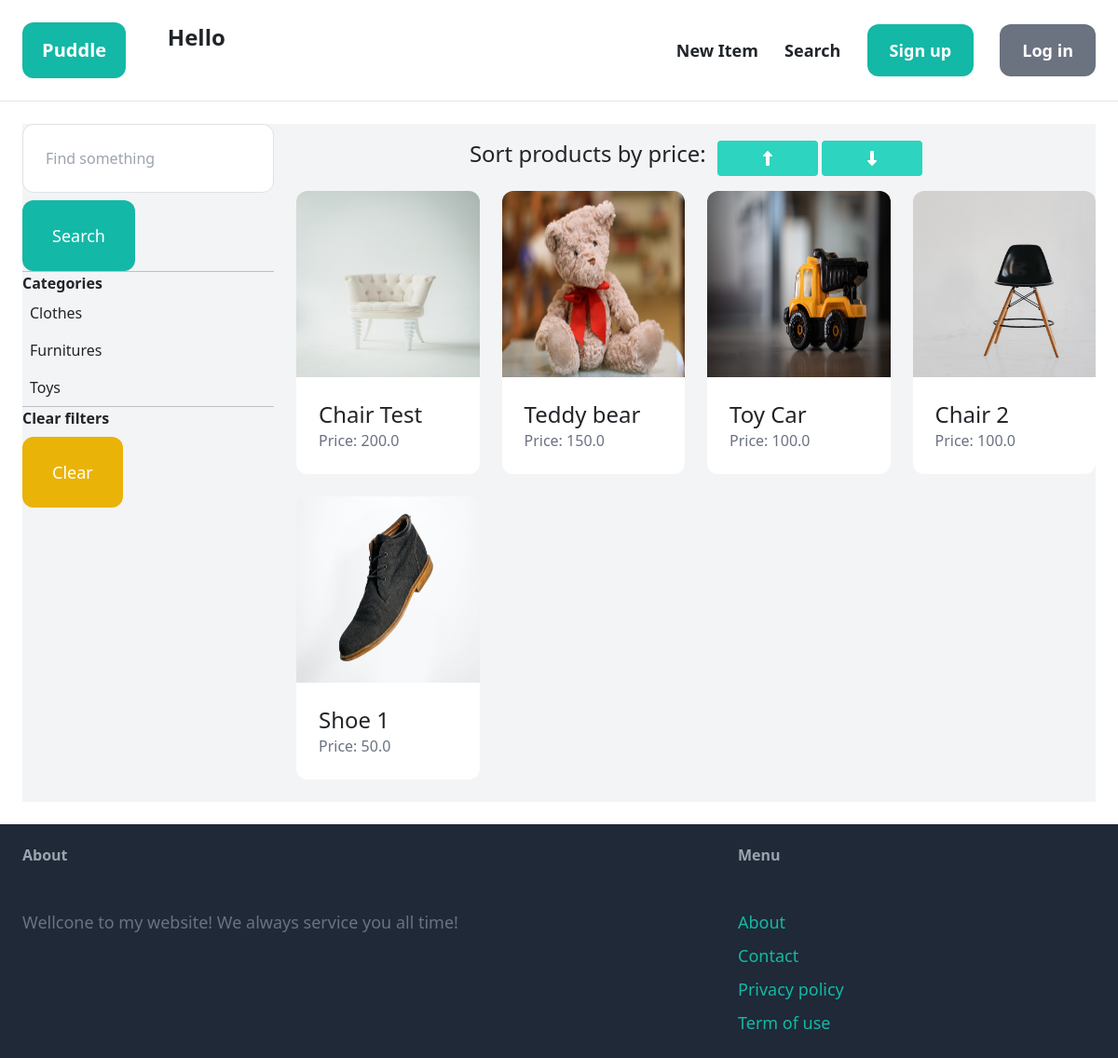
Page /items/ on the earlier database version.
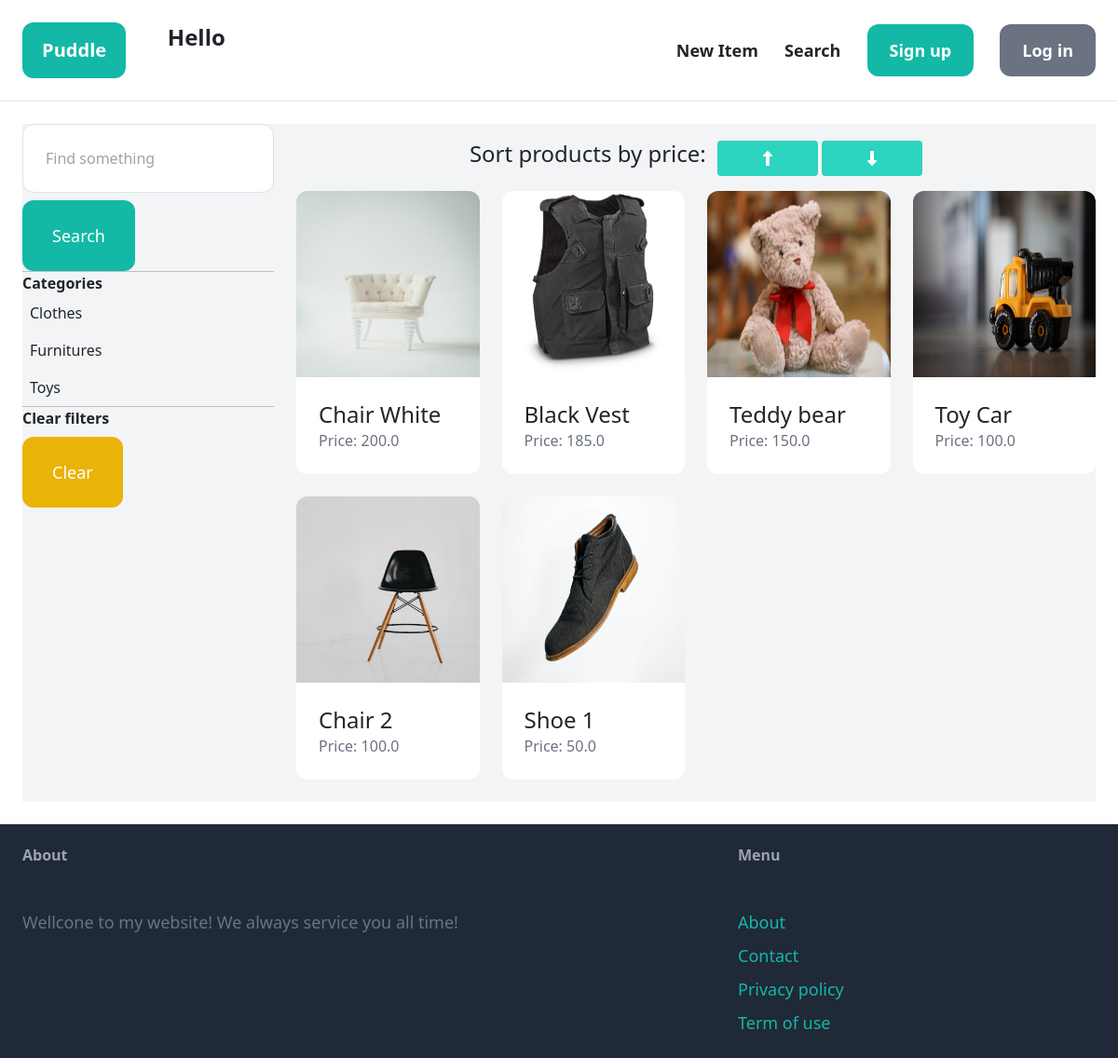
Same page on the later database version.
### item/models.py (models this page shows, shortened)
class Category(models.Model):
    name = models.CharField(max_length=255)
    class Meta:
        ordering = ('name',) # Sắp xếp theo tên
        verbose_name_plural = 'Categories' # Thay đổi lại tên hiển thị trong adminpage

class Item(models.Model):
    category = models.ForeignKey(Category, related_name='items' ,on_delete=models.CASCADE)
    name = models.CharField(max_length=255)
    description = models.TextField(blank=True , null=True)
    price = models.FloatField()
    is_sold = models.BooleanField(default=False)
    image = models.ImageField(upload_to='items_image', blank=True,null=True)
    created_by = models.ForeignKey(User , related_name='items',on_delete=models.CASCADE)
    created_at = models.DateTimeField(auto_now_add=True)

### item/views.py (the view)
# urls.py: path('' , views.items , name = 'items'),
def items(request):
    query = request.GET.get('query', '')
    categories = Category.objects.all()
    items = Item.objects.filter(is_sold=False)
    category_id = request.GET.get('category' , 0)
    sort_by = request.GET.get('sort_by','')
    if category_id != 0:
        items = items.filter(category_id=category_id)
    if query:
        items = items.filter(Q(name__icontains=query) | Q(description__icontains=query))
    if (sort_by == 'asc'):
        items = sorted(items , key=lambda item: item.price)
    else:
        items = sorted(items, key=lambda item: item.price , reverse=True)
    return render(request, 'item/items.html', {
        'items': items,
        'query': query,
        'categories': categories,
        'category_id': int(category_id),
        'sort_by' :sort_by
    })

### item/templates/item/items.html (shortened to what this page needs)
{% extends "core/base.html" %}
{% block content %}
    <div class="pb-6 grid grid-cols-4 gap-4 bg-gray-100">
        <div class="col-span-1">
            <form method = "get" action="{% url 'item:items' %}">
                <input name="query" class="w-full py-4 px-6 rounded-xl border" type ="text" value ="{{query}}" placeholder="Find something">
                <button class="mt-2 py-4 px-8 text-lg bg-teal-500 text-white rounded-xl">Search</button>
            </form>
            <hr calss="my-6">
            <p class="font-semibold">Categories</p>
            <ul>
                {% for category in categories %}
                    <li class="py-2 px-2 rounded-xl{% if category.id == category_id %} bg-gray-200{% endif %}">
                        <a href="{% url 'item:items' %}?query={{ query }}&category={{ category.id }}">{{ category.name }}</a>
                    </li>
                {% endfor %}
            </ul>
            <hr calss="my-6">
            <p class="font-semibold">Clear filters</p>
            <ul>
                <li><a href="{% url 'item:items' %}" class="mt-2 py-4 px-8 inline-block bg-yellow-500 text-lg rounded-xl text-white">Clear</a></li>
            </ul>
        </div>
        <div class="col-span-3">
            <div class="p-3 text-center">
                <ul style="list-style-type: none;">
                    <li class="d-inline-block text-2xl mr-2">Sort products by price: </li>
                    <li class="d-inline-block"><a href="{% url 'item:items' %}?query={{ query }}&sort_by=asc" class="btn bg-teal-400 text-white px-5"><i class="fa-solid fa-up-long"></i></a></li>
                    <li class="d-inline-block"><a href="{% url 'item:items' %}?query={{ query }}&sort_by=desc" class="btn bg-teal-400 text-white px-5"><i class="fa-solid fa-down-long"></i></a></li>
                </ul>
            </div>
            <div class="grid grid-cols-4 gap-4">
                {% for item in items %}
                    <div>
                        <a href="{% url 'item:detail' item.id %}">
                            <div>
                                <img src='{{ item.image.url }}' class="rounded-t-xl" style="height: 200px; width: 100%;">
                            </div>
                            <div class="p-6 bg-white rounded-b-xl">
                                <h2 class="text-2xl">{{ item.name }}</h2>
                                <p class="text-gray-500">Price: {{ item.price }}</p>
                            </div>
                        </a>
                    </div>
                {%endfor%}
            </div>
        </div>
    </div>
{% endblock%}

Differences in the rows shown:
changed Item: name "Chair Test" → "Chair White"
added Item: image (picture), name "Black Vest", price "185.0"
